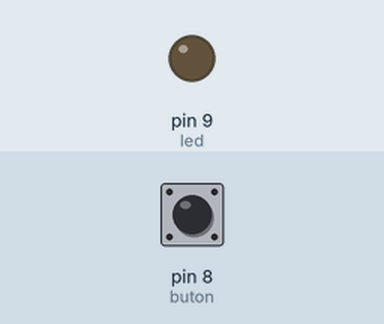
Simulated run of this sketch. Board: Arduino Uno, built with avr-gcc and run on an emulated ATmega328P. Parts: output pins drawn as LEDs (lit = HIGH). Dashed ring = blinking. The inputs (shaded band) are chosen by the test bench; at power-on: pin 8 (buton) LOW.

Above: at 1.2 s.
1.3 s: pin 8 (buton) pulled HIGH for 1 s
At 1.55 s:
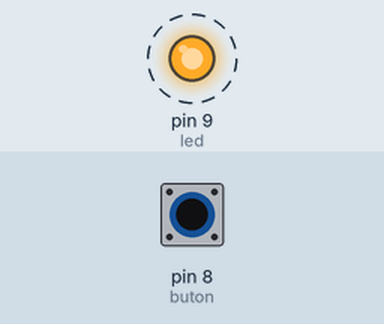
4.3 s: pin 8 (buton) pulled HIGH for 3.2 s
At 7.7 s:
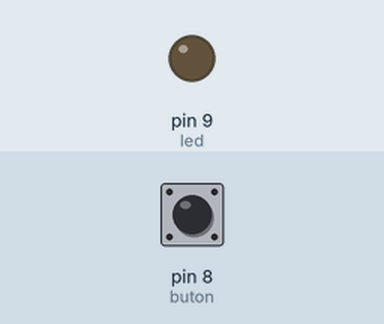
Timing chart, 0 to 9.2 s (numbered marks = the images above; inputs shaded):
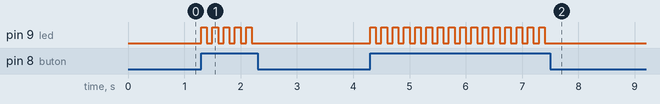

Measured:
- after the input at 1.3 s, pin 9 (led): alternates HIGH for 0.10 s and LOW for 0.10 s, 10 changes in all, then stays LOW, starting at once
- after the input at 4.3 s, pin 9 (led): alternates HIGH for 0.10 s and LOW for 0.10 s, 32 changes in all, then stays LOW, starting at once

The sketch:

butonlu_led.ino
```cpp
#define buton 8
#define led 9
int buton_durumu = 0;

void setup() {

 pinMode(buton, INPUT);
 pinMode(led, OUTPUT);

}
void loop() {

buton_durumu = digitalRead(buton);
 if(buton_durumu == 1){
  digitalWrite(led, HIGH);
  delay(100);
  digitalWrite(led, LOW);
  delay(100);
 }
 else{
 digitalWrite(led, LOW);
 }
}
```
